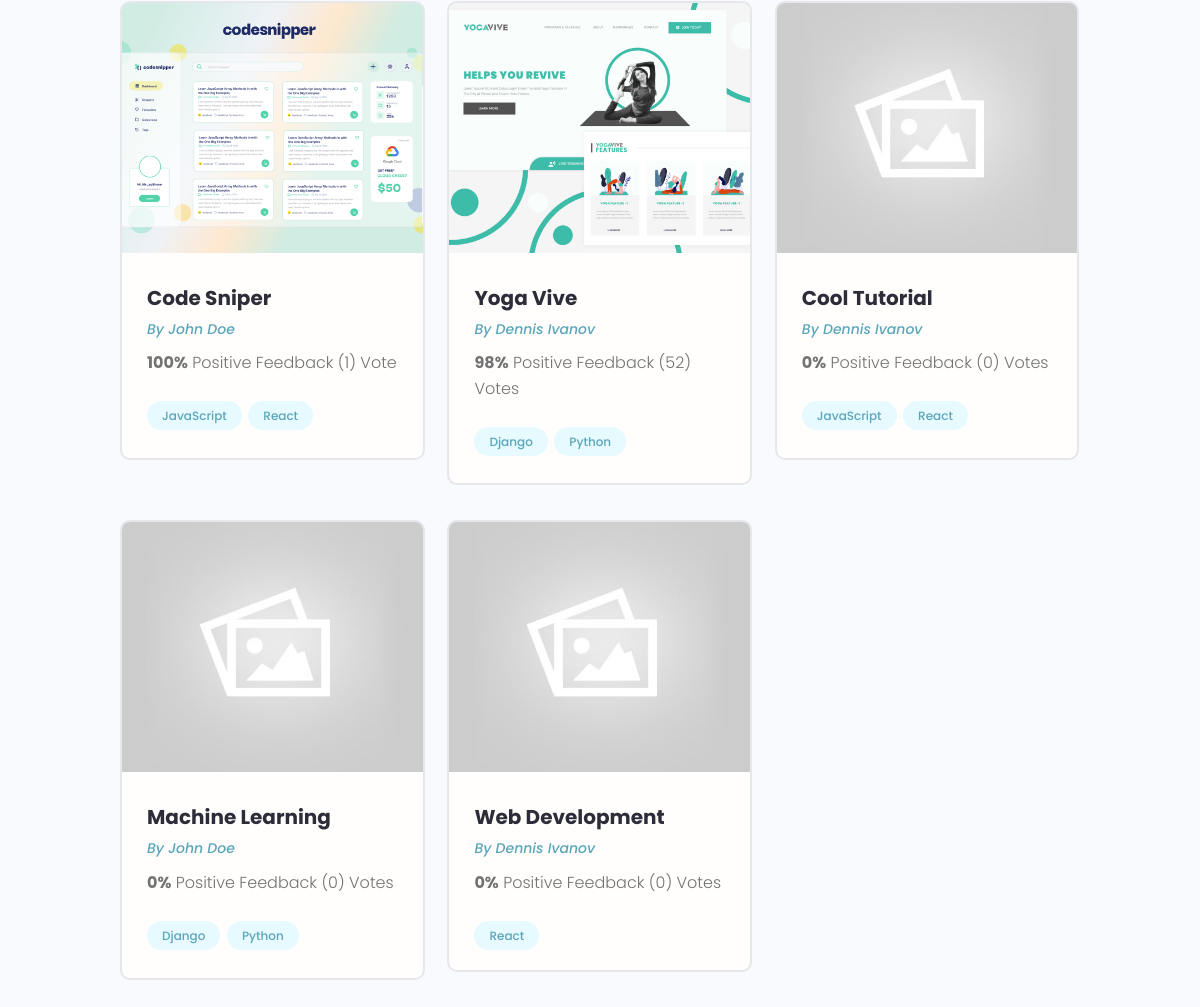
Page /projects/ (lower part) on the earlier database version.
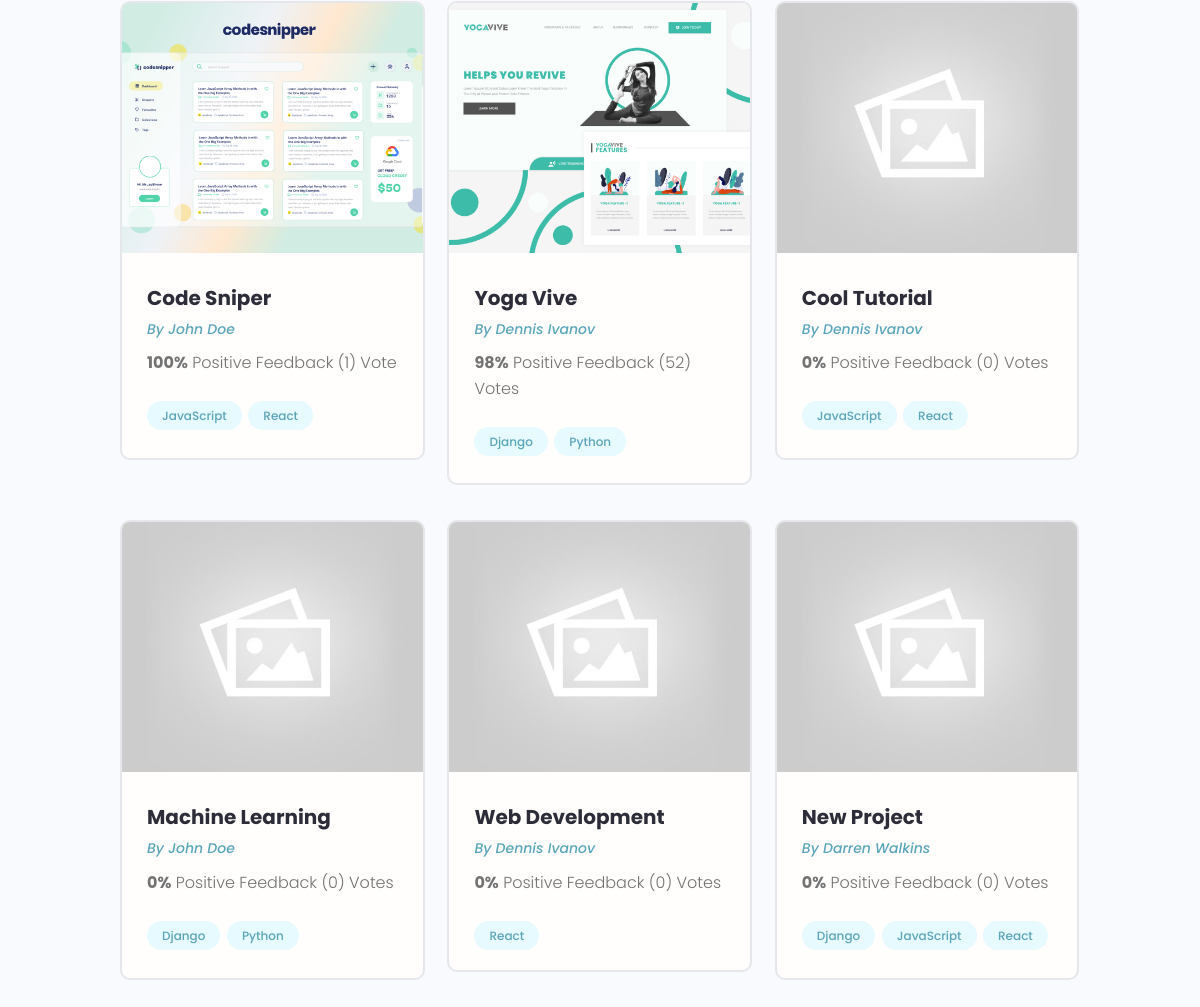
Same page on the later database version.
### projects/models.py (models this page shows, shortened)
class Project(models.Model):
    owner = models.ForeignKey(Profile, null=True, blank=True, on_delete=models.SET_NULL)
    title = models.CharField(max_length=200)
    description = models.TextField(null=True, blank=True)
    featured_image = models.ImageField(null=True, blank=True, default="default.jpg")
    demo_link = models.CharField(max_length=2000, null=True, blank=True)
    source_link = models.CharField(max_length=2000, null=True, blank=True)
    tags = models.ManyToManyField('Tag', blank=True)
    vote_total = models.IntegerField(default=0, null=True, blank=True)
    vote_ratio = models.IntegerField(default=0, null=True, blank=True)
    created = models.DateTimeField(auto_now_add=True)
    id = models.UUIDField(default=uuid.uuid4, unique=True, primary_key=True, editable=False)

class Tag(models.Model):
    name = models.CharField(max_length=200)
    created = models.DateTimeField(auto_now_add=True)
    id = models.UUIDField(default=uuid.uuid4, unique=True, primary_key=True, editable=False)
    def __str__(self):
        return self.name

### users/models.py (models this page shows, shortened)
class Profile(models.Model):
    user = models.OneToOneField(User, on_delete=models.CASCADE, null=True, blank=True)
    name = models.CharField(max_length=200, blank=True, null=True)
    email = models.EmailField(max_length=500, blank=True, null=True)
    username = models.CharField(max_length=200, blank=True, null=True)
    location = models.CharField(max_length=200, blank=True, null=True)
    short_intro = models.CharField(max_length=200, blank=True, null=True)
    bio = models.TextField(blank=True, null=True)
    profile_image = models.ImageField(null=True, blank=True, upload_to='profiles/', default="profiles/user-default.png")
    social_github = models.CharField(max_length=200, blank=True, null=True)
    social_twitter = models.CharField(max_length=200, blank=True, null=True)
    social_linkedin = models.CharField(max_length=200, blank=True, null=True)
    social_youtube = models.CharField(max_length=200, blank=True, null=True)
    social_website = models.CharField(max_length=200, blank=True, null=True)
    created = models.DateTimeField(auto_now_add=True)
    id = models.UUIDField(default=uuid.uuid4, unique=True, primary_key=True, editable=False)

### projects/views.py (the view)
# urls.py: path('projects/', include('projects.urls')),
def projects(request):
    projects = Project.objects.all()
    context = {'projects' : projects}
    return render(request, 'projects/projects.html', context)

### projects/templates/projects/projects.html (shortened to what this page needs)
{% extends 'main.html' %}
{% block content %}
  <main class="projects">
    <section class="projectsList">
      <div class="container">
        <div class="grid grid--three">
        {% for project in projects %}
          <div class="column">
            <div class="card project">
              <a href="{% url 'project' project.id %}" class="project">
                <img class="project__thumbnail" src="{{ project.featured_image.url }}" alt="project thumbnail" />
                <div class="card__body">
                  <h3 class="project__title">{{project.title}}</h3>
                  <p><a class="project__author" href="{% url 'user-profile' project.owner.id %}">By {{project.owner.name}}</a></p>
                  <p class="project--rating">
                    <span style="font-weight: bold;">{{project.vote_ratio}}%</span> Positive
                    Feedback ({{project.vote_total}}) Vote{{project.vote_total|pluralize:"s"}}
                  </p>
                  <div class="project__tags">
                    {% for tag in project.tags.all %}
                    <span class="tag tag--pill tag--main">
                      <small>{{tag}}</small>
                    </span>
                    {% endfor %}
                  </div>
                </div>
              </a>
            </div>
          </div>
        {% endfor %}
        </div>
      </div>
    </section>
  </main>
{% endblock content %}

Differences in the rows shown:
added Project: featured_image (placeholder picture), title "New Project", owner.name "Darren Walkins", vote_ratio "0", vote_total "0", Tag (name "Django"), Tag (name "JavaScript"), Tag (name "React")
